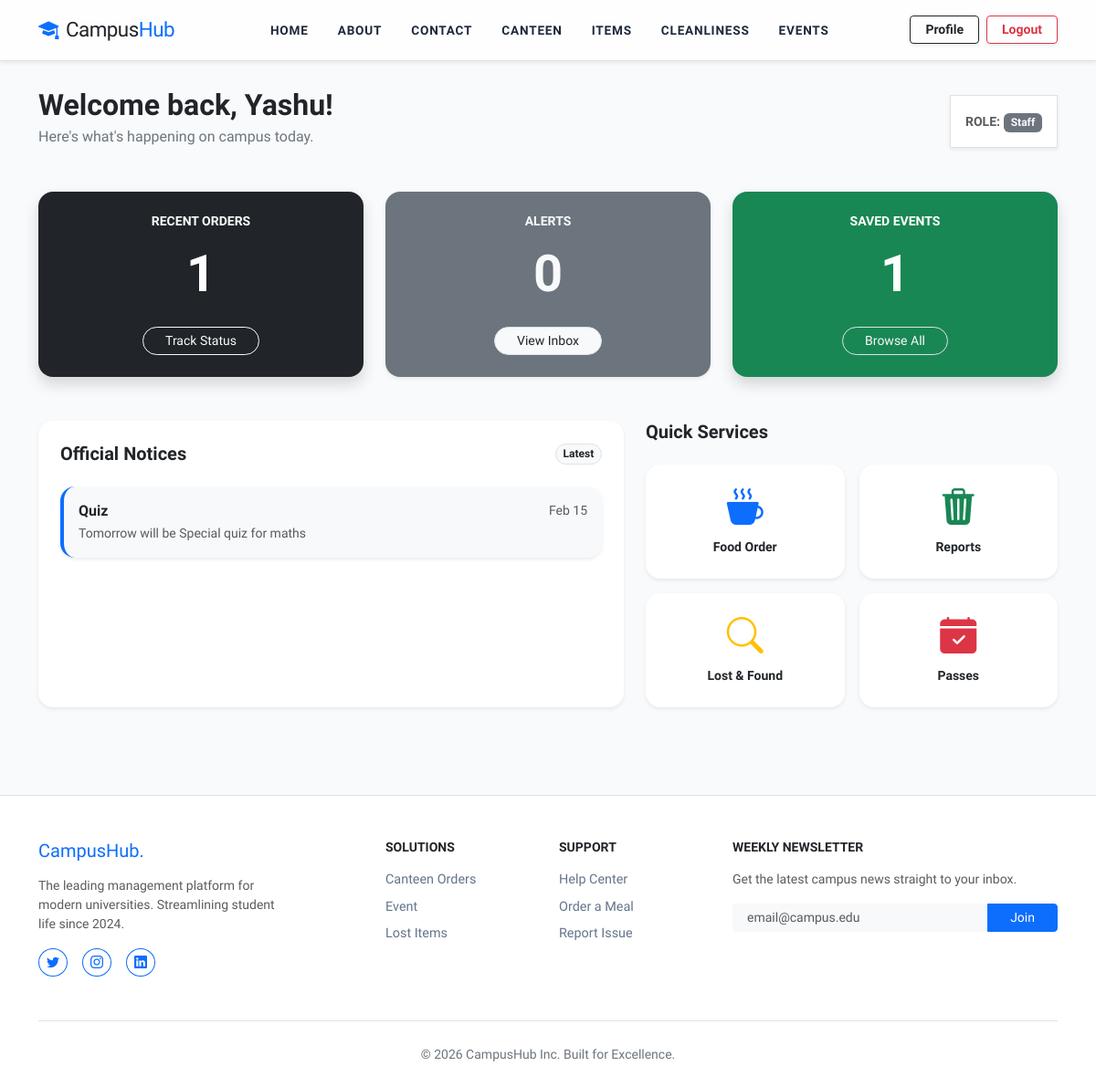
Page /dashboard/ (signed in) on the earlier database version.
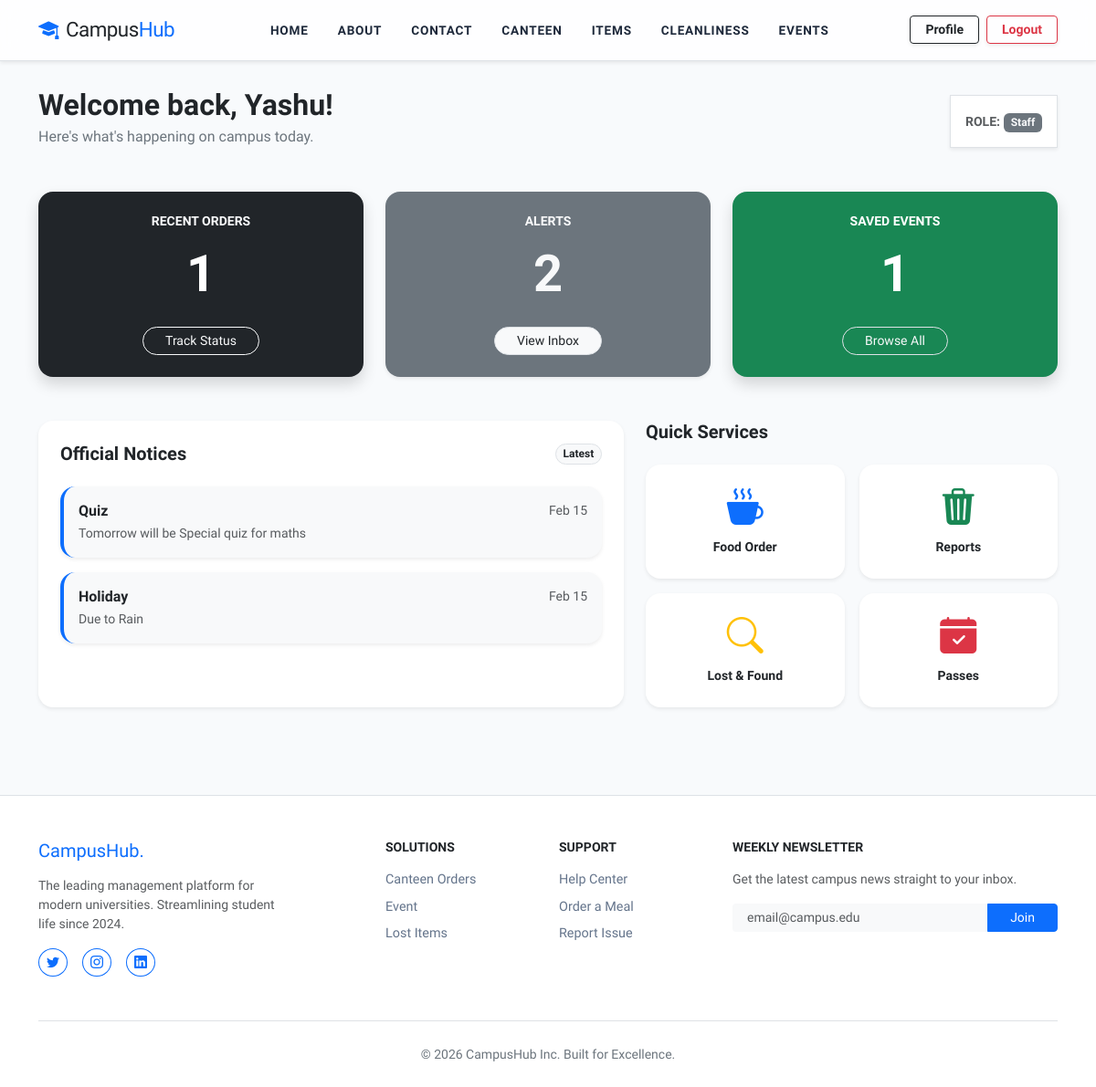
Same page on the later database version.
### notifications/models.py (models this page shows, shortened)
class Announcement(models.Model):
    title = models.CharField(max_length=300)
    content = models.TextField()
    created_by = models.ForeignKey(User, on_delete=models.CASCADE)
    priority = models.CharField(max_length=20, choices=[
        ('low', 'Low'),
        ('normal', 'Normal'),
        ('high', 'High'),
        ('urgent', 'Urgent'),
    ], default='normal')
    created_at = models.DateTimeField(auto_now_add=True)
    updated_at = models.DateTimeField(auto_now=True)
    expires_at = models.DateTimeField(null=True, blank=True)
    class Meta:
        app_label = 'notifications'
        ordering = ['-created_at']
        verbose_name = 'Announcement'
        verbose_name_plural = 'Announcements'

### core/views.py (the view)
# urls.py: path('dashboard/', views.dashboard, name='dashboard'),
@login_required
def dashboard(request):
    user_profile, _ = UserProfile.objects.get_or_create(user=request.user)
    recent_orders = FoodOrder.objects.filter(user=request.user)[:3]
    unread_notifications = Notification.objects.filter(
        user=request.user,
        is_read=False
    ).count()
    upcoming_events = Event.objects.filter(
        event_date__gte=timezone.now()
    ).order_by('event_date')[:3]
    announcements = Announcement.objects.filter(
        Q(expires_at__isnull=True) | Q(expires_at__gte=timezone.now())
    ).order_by('-priority')[:3]
    context = {
        'user_profile': user_profile,
        'recent_orders': recent_orders,
        'unread_notifications': unread_notifications,
        'upcoming_events': upcoming_events,
        'announcements': announcements,
    }
    return render(request, 'core/dashboard.html', context)

### templates/core/dashboard.html (shortened to what the changed rows need)
{% extends 'core/base.html' %}
{% block content %}
<div class="container py-5">
    <div class="d-flex flex-column flex-md-row justify-content-between align-items-md-end mb-5 gap-3">
        <div>
            <h2 class="fw-bolder text-dark mb-1">Welcome back, {{ user.username }}!</h2>
        </div>
    </div>
    <div class="row g-4 mb-5 text-center">
        <div class="col-md-4">
            <div class="card border-0 rounded-4 bg-dark text-white p-4 shadow h-100">
                <h1 class="display-4 fw-bold my-2">{{ recent_orders|length }}</h1>
            </div>
        </div>
        <div class="col-md-4">
            <div class="card border-0 rounded-4 bg-secondary p-4 shadow-sm h-100 border">
                <h6 class="text-uppercase small fw-bold text-light">Alerts</h6>
                <h1 class="display-4 fw-bold my-2 text-light">{{ unread_notifications }}</h1>
                <div class="mt-auto pt-3">
                    <a href="{% url 'notifications:list' %}"
                        class="btn btn-light btn-sm rounded-pill px-4 border text-dark">View Inbox</a>
                </div>
            </div>
        </div>
        <div class="col-md-4">
            <div class="card border-0 rounded-4 bg-success text-white p-4 shadow h-100">
                <h1 class="display-4 fw-bold my-2">{{ upcoming_events|length }}</h1>
            </div>
        </div>
    </div>
    <div class="row g-4">
        <div class="col-lg-7">
            <div class="card border-0 rounded-4 shadow-sm bg-white p-4 h-100 border">
                <div class="list-group list-group-flush">
                    {% for ann in announcements %}
                    <div
                        class="list-group-item border-0 p-3 mb-3 bg-light rounded-4 border-start border-primary border-4 shadow-sm">
                        <div class="d-flex justify-content-between align-items-center mb-1">
                            <h6 class="fw-bold mb-0">{{ ann.title }}</h6>
                            <small class="text-muted">{{ ann.created_at|date:"M d" }}</small>
                        </div>
                        <p class="small text-muted mb-0 text-break">
                            {{ ann.content|truncatewords:15 }}
                        </p>
                    </div>
                    {% empty %}
                    <div class="text-center py-5">
                        <i class="bi bi-chat-dots display-4 text-muted"></i>
                        <p class="text-muted mt-2">No new announcements today.</p>
                    </div>
                    {% endfor %}
                </div>
            </div>
        </div>
    </div>
</div>
{% endblock %}

Differences in the rows shown:
added Announcement: title "Holiday", created_at "Feb 15", content "Due to Rain"
Other differences:
{{ unread_notifications }}: "0" → "2"
